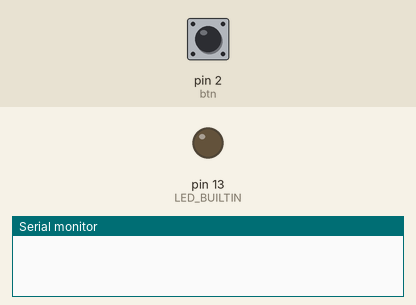
Bench run of a sketch on a simulated Arduino Uno, built with avr-gcc and run on an emulated ATmega328P. On the bench: output pins drawn as LEDs (lit = HIGH), the last lines printed to the serial monitor. The inputs (shaded band) are chosen by the test bench; at power-on: pin 2 (btn) HIGH.

Above: at 1.2 s.
1.3 s: pin 2 (btn) pulled LOW for 0.15 s
At 2.2 s:
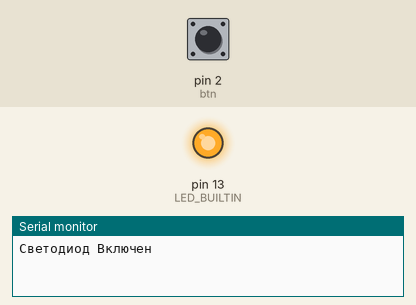
2.9 s: pin 2 (btn) pulled LOW for 1 s
At 4.7 s:
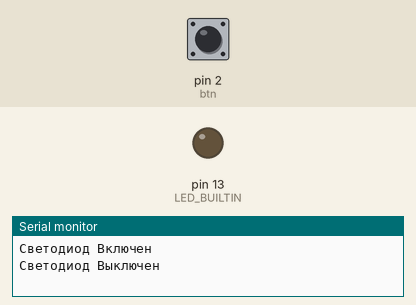
5.4 s: pin 2 (btn) pulled LOW for 3.2 s
At 9.4 s:
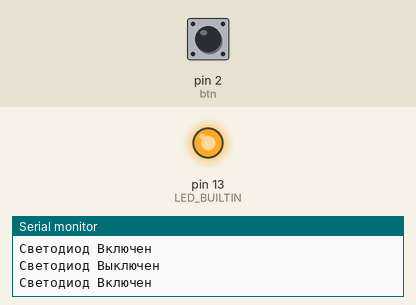
Timing chart, 0 to 10.9 s (numbered marks = the images above; inputs shaded):
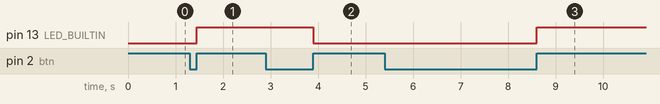

The sketch:

ledWithBtn.ino
```cpp
#define btn 2

int val = 0;

void setup() {
    Serial.begin(9600);
    pinMode(LED_BUILTIN, OUTPUT);
    pinMode(btn, INPUT_PULLUP);
}
void loop() {
    while (digitalRead(btn));
    delay(50);
    while (!digitalRead(btn));

    digitalWrite(LED_BUILTIN, val = !val);

    Serial.print("Светодиод ");
    Serial.println(val ? "Включен" : "Выключен");

    delay(50);
}
```

Measured:
- after the input at 1.3 s, pin 13 (LED_BUILTIN): LOW → HIGH after 0.15 s
- after the input at 2.9 s, pin 13 (LED_BUILTIN): HIGH → LOW after 1.0 s
- after the input at 5.4 s, pin 13 (LED_BUILTIN): LOW → HIGH after 3.2 s
